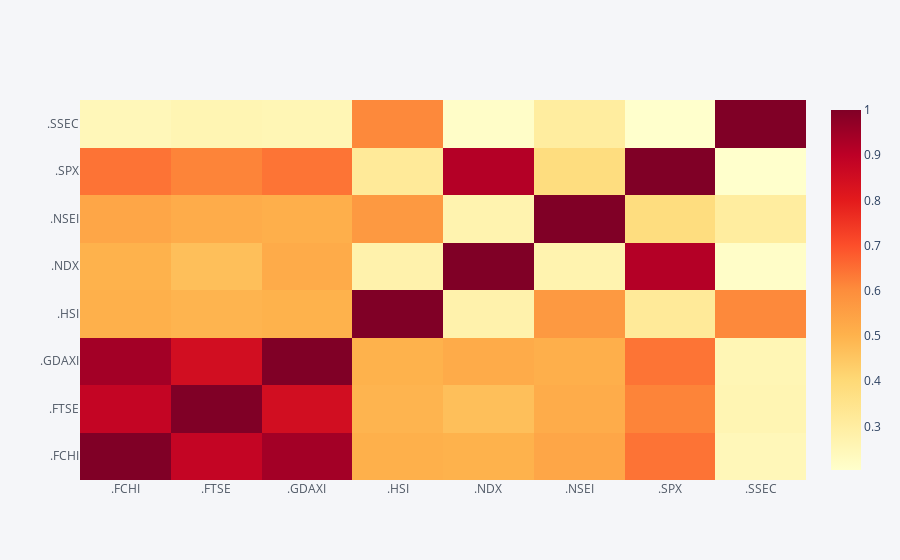

The cell this chart's notebook holds for it:
### Code cell
fd.plot_corr()

### Figure 1 — Plotly figure (JSON) as saved in the notebook; plotly's stock layout.template omitted (floating-point values rounded to 4 significant figures)
{"data": [{"colorscale": [[0, "rgb(255,255,204)"], [0.125, "rgb(255,237,160)"], [0.25, "rgb(254,217,118)"], [0.375, "rgb(254,178,76)"], [0.5, "rgb(253,141,60)"], [0.625, "rgb(252,78,42)"], [0.75, "rgb(227,26,28)"], [0.875, "rgb(189,0,38)"], [1, "rgb(128,0,38)"]], "type": "heatmap", "x": [".FCHI", ".FTSE", ".GDAXI", ".HSI", ".NDX", ".NSEI", ".SPX", ".SSEC"], "y": [".FCHI", ".FTSE", ".GDAXI", ".HSI", ".NDX", ".NSEI", ".SPX", ".SSEC"], "z": [[1, 0.8814, 0.9425, 0.5088, 0.5018, 0.5354, 0.6422, 0.2469], [0.8814, 1, 0.8477, 0.4961, 0.4695, 0.5177, 0.616, 0.26], [0.9425, 0.8477, 1, 0.5036, 0.5212, 0.5108, 0.642, 0.2559], [0.5088, 0.4961, 0.5036, 1, 0.2757, 0.5696, 0.3187, 0.6075], [0.5018, 0.4695, 0.5212, 0.2757, 1, 0.2703, 0.9155, 0.212], [0.5354, 0.5177, 0.5108, 0.5696, 0.2703, 1, 0.3824, 0.3047], [0.6422, 0.616, 0.642, 0.3187, 0.9155, 0.3824, 1, 0.2037], [0.2469, 0.26, 0.2559, 0.6075, 0.212, 0.3047, 0.2037, 1]], "zmax": 1, "zmin": 0.2037}], "layout": {"legend": {"bgcolor": "#F5F6F9", "font": {"color": "#4D5663"}}, "paper_bgcolor": "#F5F6F9", "plot_bgcolor": "#F5F6F9", "title": {"font": {"color": "#4D5663"}}, "xaxis": {"gridcolor": "#E1E5ED", "showgrid": true, "tickfont": {"color": "#4D5663"}, "title": {"font": {"color": "#4D5663"}, "text": ""}, "zerolinecolor": "#E1E5ED"}, "yaxis": {"gridcolor": "#E1E5ED", "showgrid": true, "tickfont": {"color": "#4D5663"}, "title": {"font": {"color": "#4D5663"}, "text": ""}, "zerolinecolor": "#E1E5ED"}}}
